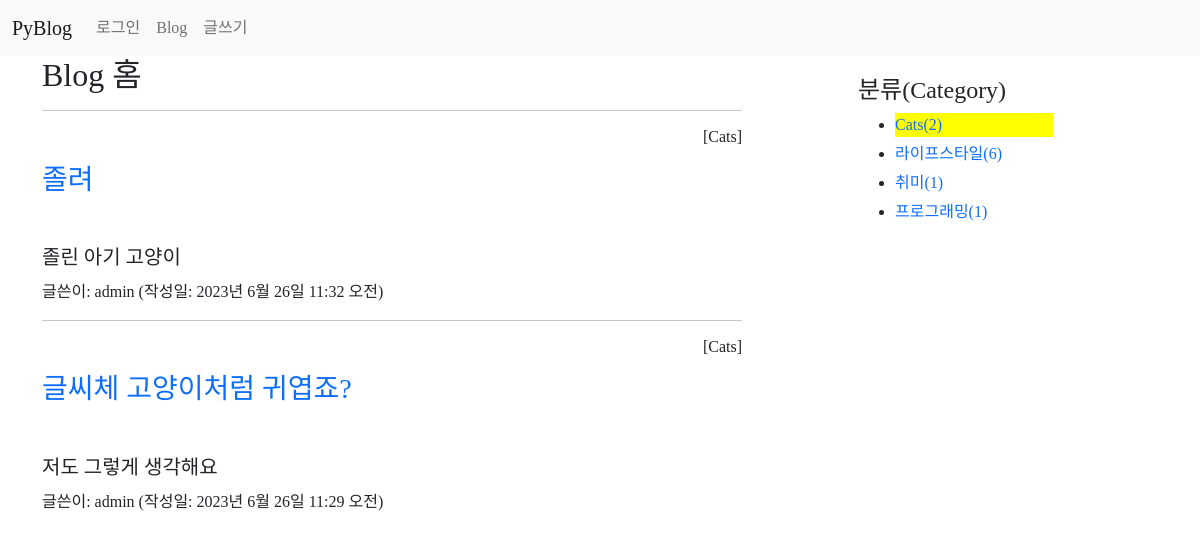
The app's page /blog/category/cats/ with its own data.
### blog/models.py (models this page shows, shortened)
class Post(models.Model):
    author = models.ForeignKey(User, on_delete=models.CASCADE)
    title = models.CharField(max_length=100)  #제목
    content = models.TextField()              #내용
    pub_date = models.DateTimeField()         #발행일
    modify_date = models.DateTimeField(null=True, blank=True) #입력 폼이 비어도 됨
    photo = models.ImageField(upload_to='blog/images/%Y/%m/%d/',
                    null=True, blank=True)  #null 허용, 파일을 첨부하지 않을수 있음
    file = models.FileField(upload_to='blog/files/%y/%m/%d',
                            null=True, blank=True)
    category = models.ForeignKey(Category, null=True, blank=True,
                    on_delete=models.SET_NULL)

class Category(models.Model):
    name = models.CharField(max_length=50, unique=True)
    slug = models.SlugField(max_length=200, unique=True,
                allow_unicode=True)
    def __str__(self):
        return self.name
    def get_absolute_url(self):
        from django.urls import reverse
        return reverse('blog:category_page', args=[self.slug])
    class Meta:
        ordering = ['name']  # 이름순 정렬
        verbose_name = 'category'
        verbose_name_plural = 'categories'

### blog/views.py (the view)
# urls.py: path('category/<str:slug>/', views.category_page,
def category_page(request, slug):
    current_category = Category.objects.get(slug=slug) #현재 카테고리 검색
    post_list = Post.objects.filter(category=current_category) # 현 카테고리의 포스트들
    post_list = post_list.order_by('-pub_date')  #날짜순 내림차순
    categories = Category.objects.all() #전체 카테고리
    context = {
        'current_category': current_category,
        'post_list': post_list,
        'categories': categories
    }
    return render(request, 'blog/post_list.html', context)

### templates/blog/post_list.html (shortened to what this page needs)
{% extends 'base.html' %}
{% block content %}
<div class="container">
    <section id="post_list">
        <h2>Blog 홈</h2>
        {% if post_list %}
            {% for post in post_list %}
                <hr>
                {% if post.category %}
                    <h6 class="text-end">[{{ post.category }}]</h6>
                {% endif %}
                <h3 class="my-3">
                    <a href="{% url 'blog:detail' post.id %}">
                        {{ post.title }}
                    </a>
                </h3>
                <h5 style="white-space: pre-line; line-height: 1.5">
                    {{ post.content }}
                </h5>
                <p>글쓴이: {{ post.author }} (작성일: {{ post.pub_date }})</p>
            {% endfor %}
        {% else %}
            <p>포스트가 없습니다.</p>
        {% endif %}
    </section>
    <aside id="category">
        <h4>분류(Category)</h4>
        <div>
            <ul>
                {% for category in categories %}
                    {% if current_category.slug == category.slug %}
                    <li style="background: #ff0">
                        <a href="{{ category.get_absolute_url }}">
                        {{ category.name }}({{ category.post_set.count }})
                        </a>
                    </li>
                    {% else %}
                    <li>
                        <a href="{{ category.get_absolute_url }}">
                        {{ category.name }}({{ category.post_set.count }})
                        </a>
                    </li>
                    {% endif %}
                {% endfor %}
            </ul>
        </div>
    </aside>
</div>
{% endblock %}

### static/blog/css/style.css (style rules this page uses)
a { text-decoration: none; }
body { font-family: 'omyu_pretty'; }
#post_list { width: 700px; float: left; }
#category { width: 200px; float: right; margin: 20px 100px 0 0; }
#category ul li { margin: 5px; }

### records on screen
Post: category "Cats", title "졸려", content "졸린 아기 고양이", author "admin", pub_date "2023년 6월 26일 11:32 오전"
Post: category "Cats", title "글씨체 고양이처럼 귀엽죠?", content "저도 그렇게 생각해요", author "admin", pub_date "2023년 6월 26일 11:29 오전"
Category: name "Cats", post_set.count "2"
Category: name "라이프스타일", post_set.count "6"
Category: name "취미", post_set.count "1"
Category: name "프로그래밍", post_set.count "1"
